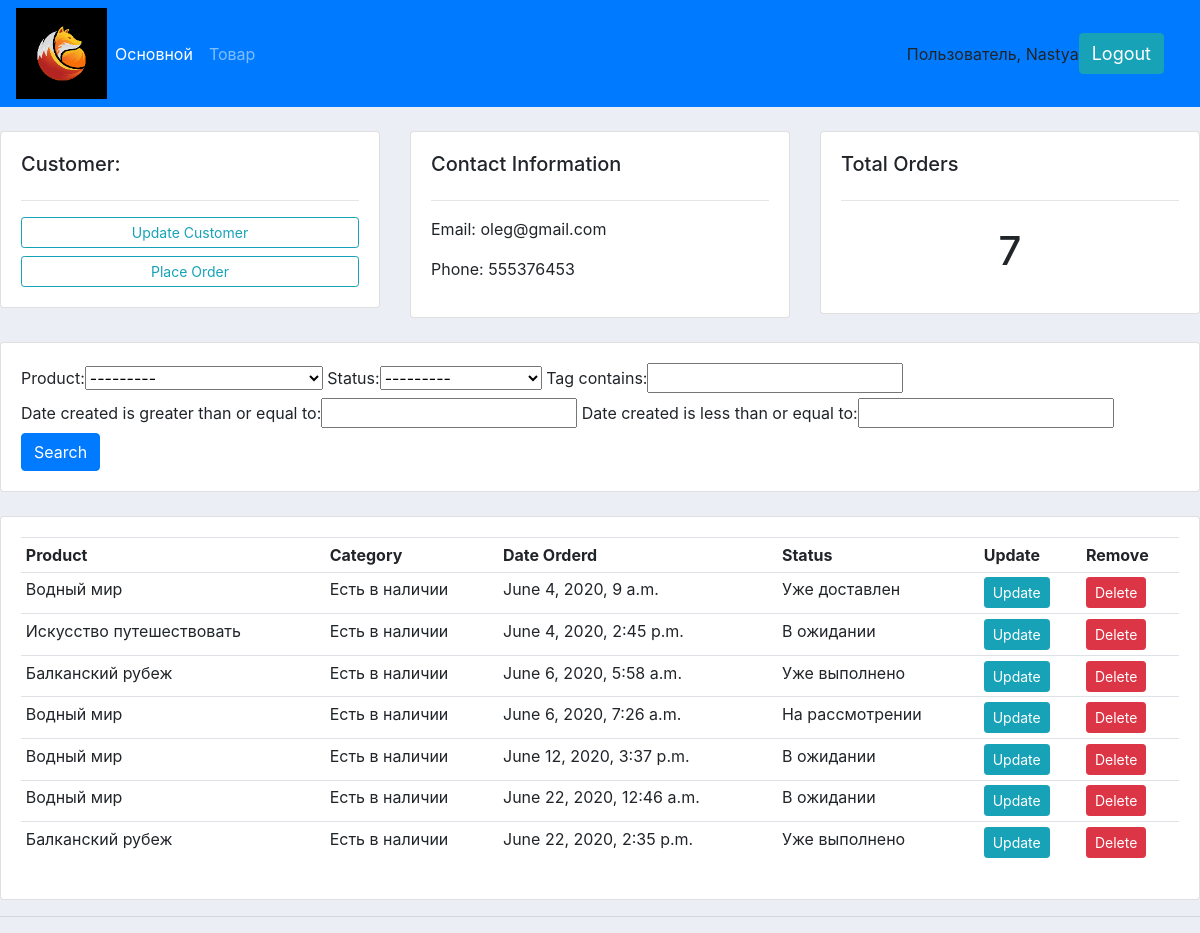
The app's page /customer/1/ (signed in) with its own data.
### accounts/models.py (models this page shows, shortened)
class Customer(models.Model):
    user = models.OneToOneField(User, null=True, on_delete=models.CASCADE)
    name = models.CharField(max_length=200, null=True)
    phone = models.CharField(max_length=200, null=True)
    email = models.CharField(max_length=200, null=True)
    date_created = models.DateTimeField(auto_now_add=True, null=True)

class Order(models.Model):
    STATUS = (
        ('В ожидании', 'В ожидании'),
        ('На рассмотрении', 'На рассмотрении'),
        ('Уже выполнено', 'Уже выполнено'),
    )
    customer = models.ForeignKey(Customer, null=True, on_delete=models.SET_NULL)
    product = models.ForeignKey(Product, null=True, on_delete=models.SET_NULL)
    date_created = models.DateTimeField(auto_now_add=True, null=True)
    status = models.CharField(max_length=200, null=True, choices=STATUS)
    tag = models.CharField(max_length=1000, null=True)

class Product(models.Model):
    CATEGORY = (
        ('Есть в наличии', 'Есть в наличии'),
        ('Нет в наличии', 'Нет в наличии'),
    )
    name = models.CharField(max_length=200, null=True)
    price = models.FloatField(null=True)
    category = models.CharField(max_length=200, null=True, choices=CATEGORY)
    description = models.CharField(max_length=200, null=True, blank=True)
    date_created = models.DateTimeField(auto_now_add=True, null=True)
    tags = models.ManyToManyField(Tag)
    def __str__(self):
        return self.name

### accounts/decorators.py (the view)
		def wrapper_func(request, *args, **kwargs):
			group = None
			if request.user.groups.exists():
				group = request.user.groups.all()[0].name
			if group in allowed_roles:
				return view_func(request, *args, **kwargs)
			else:
				return HttpResponse('You are not authorized to view this page')

### accounts/views.py (called while the page is built)
@login_required(login_url='login')
@allowed_users(allowed_roles=['admin'])
def customer(request, pk_test):
    customer = Customer.objects.get(id=pk_test)
    orders = customer.order_set.all()
    order_count = orders.count()
    myFilter = OrderFilter(request.GET, queryset=orders)
    orders = myFilter.qs
    context = {'customer': customer, 'orders': orders, 'order_count': order_count,
               'myFilter': myFilter}
    return render(request, 'accounts/customer.html', context)

### accounts/templates/accounts/customer.html
{%  extends 'accounts/main.html' %}
{% block content %}
	<br>
<div class="row">
	<div class="col-md">
		<div class="card card-body">
			<h5>Customer:</h5>
			<hr>
			<a class="btn btn-outline-info  btn-sm btn-block" href="">Update Customer</a>
			<a class="btn btn-outline-info  btn-sm btn-block" href="{% url 'create_order' customer.id %}">Place Order</a>
		</div>
	</div>
	<div class="col-md">
		<div class="card card-body">
			<h5>Contact Information</h5>
			<hr>
			<p>Email: {{customer.email}}</p>
			<p>Phone: {{customer.phone}}</p>
		</div>
	</div>
	<div class="col-md">
		<div class="card card-body">
			<h5>Total Orders</h5>
			<hr>
			<h1 style="text-align: center;padding: 10px">{{order_count}}</h1>
		</div>
	</div>
</div>
<br>
<div class="row">
	<div class="col">
		<div class="card card-body">
			<form method="get">
				{{myFilter.form}}
		    <button class="btn btn-primary" type="submit">Search</button>
		  </form>
		</div>
	</div>
</div>
<br>
<div class="row">
	<div class="col-md">
		<div class="card card-body">
			<table class="table table-sm">
				<tr>
					<th>Product</th>
					<th>Category</th>
					<th>Date Orderd</th>
					<th>Status</th>
					<th>Update</th>
					<th>Remove</th>
				</tr>
				{% for order in orders %}
				<tr>
					<td>{{order.product}}</td>
					<td>{{order.product.category}}</td>
					<td>{{order.date_created}}</td>
					<td>{{order.status}}</td>
					<td><a class="btn btn-sm btn-info" href="{% url 'update_order' order.id %}">Update</a></td>
					<td><a class="btn btn-sm btn-danger" href="{% url 'delete_order' order.id %}">Delete</a></td>
				</tr>
				{% endfor %}
			</table>
		</div>
	</div>
</div>
{% endblock %}

### accounts/templates/accounts/navbar.html (shortened to what this page needs)
{% load static %}
<nav class="navbar navbar-expand-lg navbar-dark bg-primary">
    <img src="{% static 'images/logo2.jpg'%}">
    <div class="collapse navbar-collapse" id="navbarNav">
        <ul class="navbar-nav">
                  {% if request.user.is_staff %}
            <li class="nav-item active">
                <a class="nav-link" href="{% url 'home' %}">Основной</a>
            </li>
            <li class="nav-item">
                <a class="nav-link" href="{% url 'products' %}">Товар</a>
            </li>
                  {% endif %}
        </ul>
    </div>
    <span class=hello-msg">Пользователь, {{request.user}}</span>
    <span><a class="hello-msg btn btn-info" href="{% url 'logout' %}">Logout</a></span>
</nav>

### static/css/main.css (style rules this page uses)
body { background-color: #ebeff5; }

### accounts/templates/accounts/navbar.html (style rules this page uses)
.hello-msg { font-size: 18px; color: #fff; margin-right:20px; }

### records on screen
Customer: email "oleg@gmail.com", phone "555376453"
Order: product "Водный мир", product.category "Есть в наличии", date_created "June 4, 2020, 9 a.m.", status "Уже доставлен"
Order: product "Искусство путешествовать", product.category "Есть в наличии", date_created "June 4, 2020, 2:45 p.m.", status "В ожидании"
Order: product "Балканский рубеж", product.category "Есть в наличии", date_created "June 6, 2020, 5:58 a.m.", status "Уже выполнено"
Order: product "Водный мир", product.category "Есть в наличии", date_created "June 6, 2020, 7:26 a.m.", status "На рассмотрении"
Order: product "Водный мир", product.category "Есть в наличии", date_created "June 12, 2020, 3:37 p.m.", status "В ожидании"
Order: product "Водный мир", product.category "Есть в наличии", date_created "June 22, 2020, 12:46 a.m.", status "В ожидании"
Order: product "Балканский рубеж", product.category "Есть в наличии", date_created "June 22, 2020, 2:35 p.m.", status "Уже выполнено"

### other values on screen
{{ request.user }} "Nastya"
{{ order_count }} "7"
